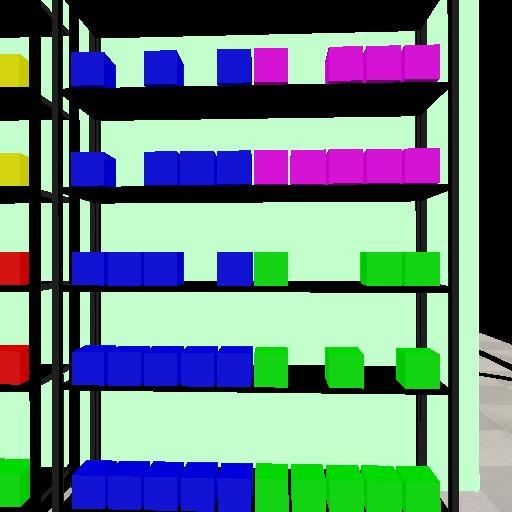
#> input picture processamento/Heyh.jpeg, 512 x 512 px
$ python rotina.py --image Heyh.jpeg   (Python 2 division)   (older library calls are emulated)
#> lines starting #> are read from the running program, lines starting #| are printed output that depends on the picture; after the words box and inside, x2 and y2 are one past the last pixel; in counts of white or black regions, pixels touching at a corner belong together
### processamento/DetetorDeForma.py
#pyimagesearch.com/2016/02/08/opencv-shape-detection
import cv2

class DetetorDeForma:
	def __init__(self):
		pass
	def detect(self,contorno):
		shape ="unknown"
		perimetro = cv2.arcLength(contorno,True)
		approx = cv2.approxPolyDP(contorno,0.005*perimetro,True)
		if len(approx) == 4:
			(x, y, w, h) = cv2.boundingRect(approx)
			ar = w / float(h)
			if(ar<0.95 or ar >= 1.05):
				shape = "rectangle"
			return shape

### processamento/DetetorDeColor.py
from scipy.spatial import distance as dist
from collections import OrderedDict
import numpy as np
import cv2

class DetetorDeColor:
	def __init__(self):
		colors = OrderedDict({
			"redProduct": (0, 0, 190),
			"darkBlueProduct": (190, 0, 0),
			"clearBlueProduct": (190, 190, 0),
			"yellowProduct": (0,190,190),
			"greenProduct" : (0,190,0),
			"purpleProduct":(190,0,190),
			"background":(190,255,190),
			"black":(0,0,0)})
		self.bgr = np.zeros((len(colors), 1, 3))
		self.colorNames = []
		for (i, (name, rgb)) in enumerate(colors.items()):
			self.bgr[i] = rgb
			self.colorNames.append(name)

	def find_color(self,block):
		self.count = np.zeros(len(self.colorNames))
		for x,y,z in block:
			minDist = (np.inf, None)
			for (i, row) in enumerate(self.bgr):
				d = (((row[0][0]-x))**2+((row[0][1]-y))**2+((row[0][2]-z))**2)
				if d < minDist[0]:
					minDist = (d, i)
			self.count[minDist[1]] = self.count[minDist[1]]+1
		return self.colorNames,self.count

### processamento/rotina.py
from DetetorDeForma import DetetorDeForma
from DetetorDeColor import DetetorDeColor
import argparse
import imutils
import cv2
import numpy as np
from matplotlib import pyplot as plt

ap = argparse.ArgumentParser()
ap.add_argument("-i","--image", required=True,
	help="Path to the input image")
args = vars(ap.parse_args())
image = cv2.imread(args["image"])
#> image is the input picture: shape (512, 512, 3); mean B, G, R 127, 132.4, 103.8
imageClone = np.array(image)
grayFull = cv2.cvtColor(image,cv2.COLOR_BGR2GRAY)
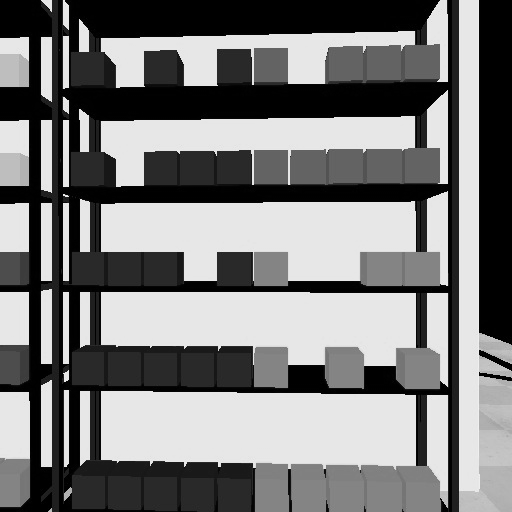
#> grayFull: shape (512, 512); min 0, max 244, mean 123.2
#Resize image
resized = imutils.resize(image,width=300)
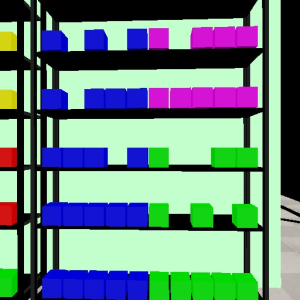
#> resized: shape (300, 300, 3); mean B, G, R 127, 132.4, 103.8
#and keep the ratio
ratio = image.shape[0]/float(resized.shape[0])
#> ratio = 1.71
#convert in gray blur and then treshold (?)
gray = cv2.cvtColor(resized,cv2.COLOR_BGR2GRAY)
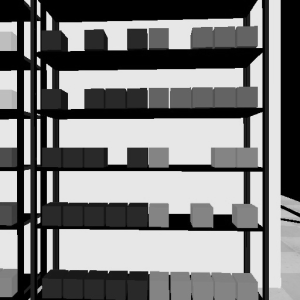
#> gray: shape (300, 300); min 0, max 235, mean 123.2
cv2.imshow("gray", gray)
cv2.waitKey(0)
blurred = cv2.GaussianBlur(gray, (5, 5), 0)
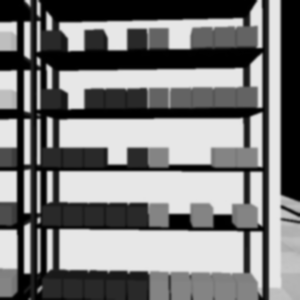
#> blurred: shape (300, 300); min 0, max 232, mean 123.2
cv2.imshow("blurred", blurred)
cv2.waitKey(0)
tresh = cv2.threshold(blurred, 20, 255, cv2.THRESH_BINARY)[1]
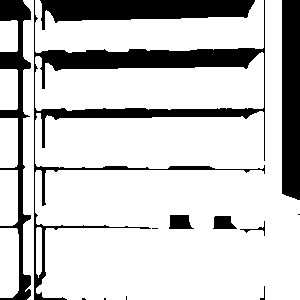
#> tresh: shape (300, 300); 79.3% white; 13 black regions (5 under 20 px)
cv2.imshow("Tresh", tresh)
cv2.waitKey(0)
cnts = cv2.findContours(tresh.copy(),cv2.RETR_EXTERNAL,
	cv2.CHAIN_APPROX_SIMPLE)
#> cnts = 10 contours; largest, box (x1, y1, x2, y2) and area: (35, 0, 300, 300) 46197, (35, 52, 264, 111) 9247, (35, 0, 264, 53) 7210, (23, 0, 34, 300) 2544, (0, 228, 19, 298) 1217
cnts = cnts[0] if imutils.is_cv2() else cnts[1]
df = DetetorDeForma()
grayFull[grayFull == 0] = 1
#> grayFull: shape (512, 512); 16.74% of pixels changed, all inside (x1, y1, x2, y2) = (0, 0, 512, 512)
rectangles = []
cv2.imshow("Image", imageClone)
cv2.waitKey(0)
for c in cnts:
	M = cv2.moments(c)
	if(M["m10"] != 0 and M["m00"] != 0 and M["m01"]!=0):
		cX = int((M["m10"] / M["m00"]) * ratio)
		cY = int((M["m01"] / M["m00"]) * ratio)
		shape = df.detect(c)
		c = c.astype("float")
		c *= ratio
		c = c.astype("int")
		x,y,w,h = cv2.boundingRect(c)
		if w > 250:
			cv2.drawContours(grayFull, [c], -1, 0, -1)
			cv2.drawContours(imageClone, [c], -1, (0,255,0), -1)
			pts = np.argwhere(grayFull == 0)
			grayFull[grayFull == 0] = 1
			rectangles.append((cX,cY,image[pts[:,0],pts[:,1]]))
			#cv2.putText(image, shape, (cX, cY), cv2.FONT_HERSHEY_SIMPLEX,
				#0.5, (255, 255, 255), 2)
			cv2.imshow("Image", imageClone)
			cv2.waitKey(0)
#> this loop made 10 passes
#> (cX, cY, perimetro in detect, x, y, w, h) on passes 1 to 10: (15, 447, 169.3, 0, 389, 31, 118), (65, 427, 105.9, 61, 387, 9, 86), (14, 336, 141.7, 0, 290, 30, 95), (14, 243, 130.8, 0, 201, 30, 85), (14, 151, 112.8, 0, 117, 30, 70), (258, 149, 651, 59, 88, 390, 100), (14, 61, 94.24, 0, 34, 30, 54), (291, 347, 2116.8, 59, 0, 452, 511), (258, 56, 641.1, 59, 0, 390, 89), (48, 251, 677.8, 39, 0, 18, 511)
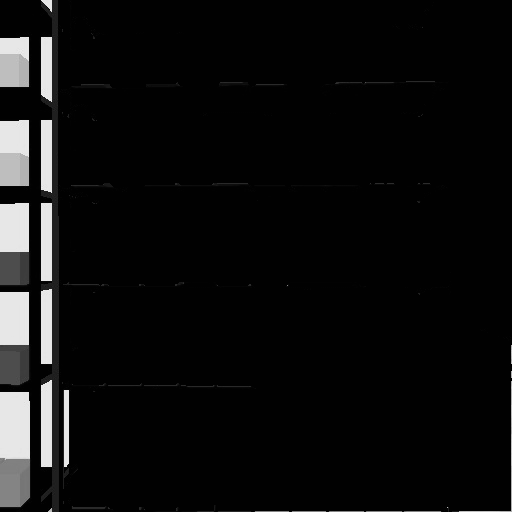
#> grayFull: shape (512, 512); min 1, max 238, mean 14
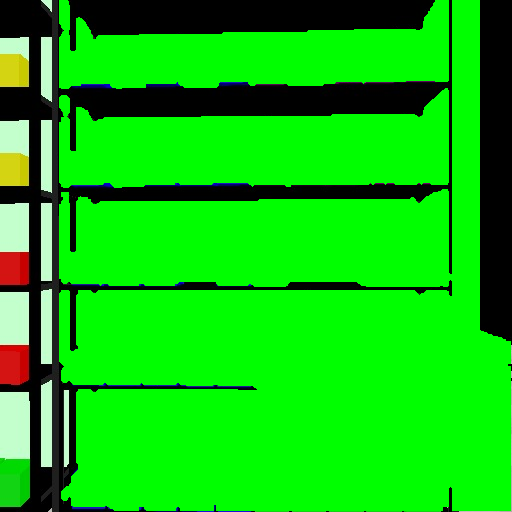
#> imageClone: shape (512, 512, 3); mean B, G, R 10.3, 194.3, 12.2
#> after the loop, rectangles = 3 items
cv2.imshow("Image", image)
cv2.waitKey(0)
rectangles.sort(key=lambda tup: tup[1])
dc = DetetorDeColor()
#limiares = [1400,1300,1450,1800,1800]
limiares = [1250,1300,1300,1600,1800]
for i,tupl in enumerate(rectangles):
	print "Platereira "+str(i)
	rect = tupl[2]
	names,counts = dc.find_color(rect)
	print "total : ",
	print rect.shape[0]
	for j in range(len(names)):
		if counts[j]>= 20:
			print names[j]+" : ",
			print int(counts[j]/limiares[i])+1
	print ""
#> this loop made 3 passes
#> counts on passes 1 to 3: [28, 3879, 0, 0, 0, 5243, 9966, 2328], [2, 5062, 0, 0, 0, 6356, 13288, 2740], [0, 20496, 0, 0, 16730, 0, 82427, 16564]
#> (printed output is left out)
cv2.waitKey(0)

$ run again, on processamento/toto.jpeg
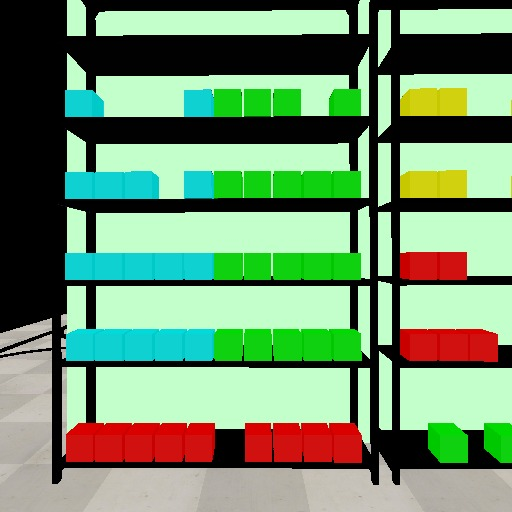
#> input picture processamento/toto.jpeg, 512 x 512 px
#> image is the input picture: shape (512, 512, 3); mean B, G, R 108.1, 143.8, 110.4
#> `tresh = cv2.threshold(blurred, 20, 255, cv2.THRESH_BINARY)[1]`:
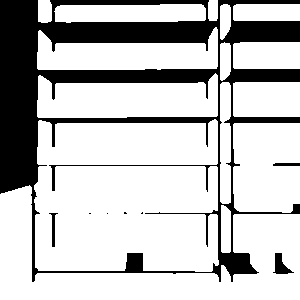
#> tresh: shape (300, 300); 75.4% white; 8 black regions (4 under 20 px)
#> cnts = 15 contours; largest, box (x1, y1, x2, y2) and area: (34, 119, 219, 272) 25338, (0, 185, 300, 300) 13776, (37, 73, 218, 118) 6032, (233, 123, 300, 213) 5594, (37, 27, 218, 70) 4756
#> the loop `for c in cnts:` made 15 passes
#> (cX, cY, shape, perimetro in detect, approx in detect, x, y, w) on pass 5: (454, 168, 'rectangle', 198.8, [[233, 83], [234, 116], [299, 116], [299, 82]], 397, 139, 114)
#> after the loop `for c in cnts:`:
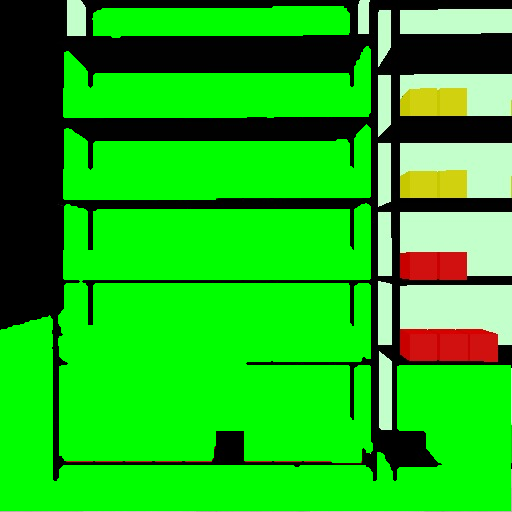
#> imageClone: shape (512, 512, 3); mean B, G, R 21.7, 181, 27.4
#> after the loop `for c in cnts:`: rectangles = 5 items
#> the loop `for i,tupl in enumerate(rectangles):` made 5 passes
#> counts on passes 1 to 5: [0, 0, 0, 0, 0, 0, 6103, 1170], [0, 0, 1791, 0, 3121, 0, 7765, 1581], [0, 3, 3367, 0, 3870, 0, 9044, 1707], [9896, 0, 8705, 0, 8467, 0, 41531, 6390], [0, 0, 0, 0, 2373, 0, 35015, 3714]
#> (printed output is left out)

$ run again, on processamento/contorno1.png
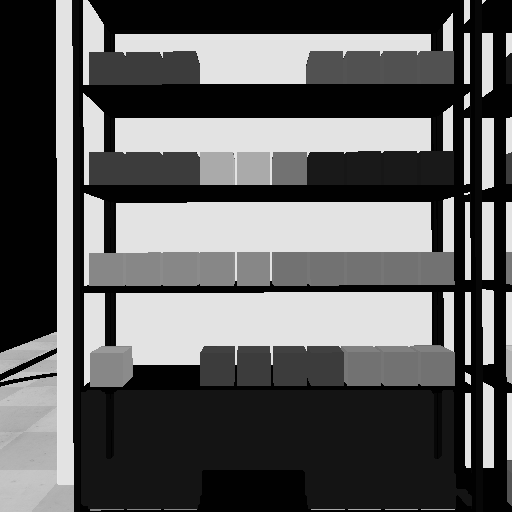
#> input picture processamento/contorno1.png, 512 x 512 px
#> image is the input picture: shape (512, 512, 3); min 1, max 231, mean 92.6
#> `tresh = cv2.threshold(blurred, 20, 255, cv2.THRESH_BINARY)[1]`:
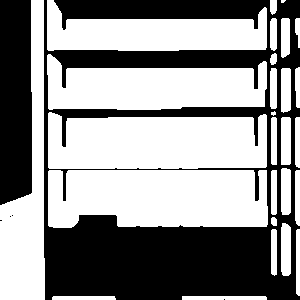
#> tresh: shape (300, 300); 57% white; 6 black regions (4 under 20 px)
#> cnts = 27 contours, 2 with area under 20; largest, box (x1, y1, x2, y2) and area: (48, 170, 268, 228) 11473, (48, 112, 267, 169) 10774, (47, 54, 267, 110) 8555, (47, 0, 267, 51) 6824, (0, 0, 45, 300) 6616
#> the loop `for c in cnts:` made 27 passes
#> (c, cX, cY, shape, perimetro in detect, approx in detect, x, y) on pass 24: ([[479, 0], [479, 3], [482, 3], [486, 0]], 482, 1, 'rectangle', 10.83, [[281, 2], [283, 2], [285, 0], [281, 0]], 479, 0)
#> after the loop `for c in cnts:`:
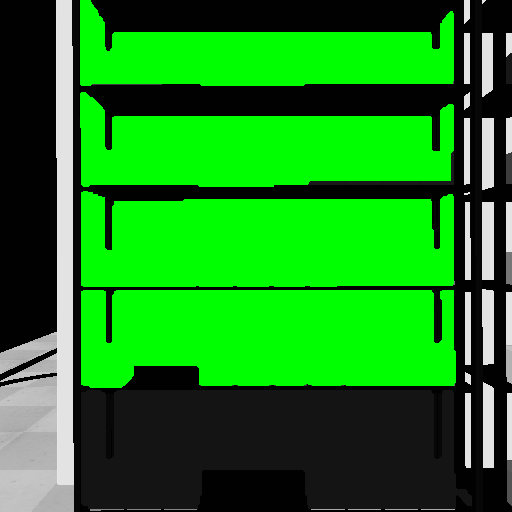
#> imageClone: shape (512, 512, 3); mean B, G, R 24.5, 132.9, 24.5
#> after the loop `for c in cnts:`: rectangles = 4 items
#> the loop `for i,tupl in enumerate(rectangles):` made 4 passes
#> counts on passes 1 to 4: [0, 0, 0, 0, 0, 0, 10457, 9816], [0, 0, 1148, 0, 0, 0, 14701, 9457], [0, 0, 6064, 0, 0, 0, 23752, 2182], [0, 0, 3835, 0, 0, 0, 22496, 7496]
#> (printed output is left out)

$ run again, on processamento/contorno2.png
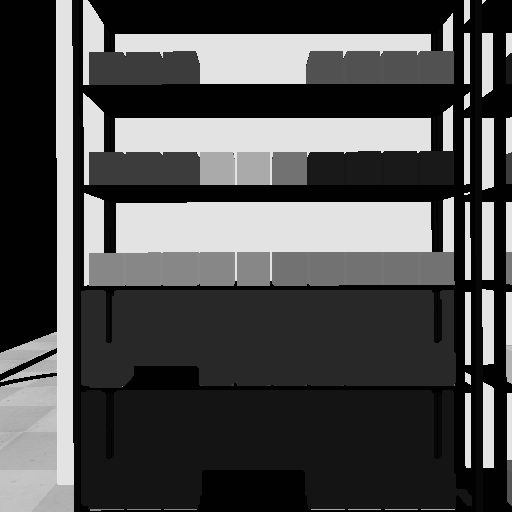
#> input picture processamento/contorno2.png, 512 x 512 px
#> image is the input picture: shape (512, 512, 3); min 1, max 231, mean 76.1
#> tresh: shape (300, 300); 56.8% white; 6 black regions (4 under 20 px)
#> cnts = 27 contours, 2 with area under 20; largest, box (x1, y1, x2, y2) and area: (47, 170, 267, 228) 11286, (48, 112, 267, 169) 10776, (47, 54, 267, 110) 8555, (47, 0, 267, 51) 6824, (0, 0, 45, 300) 6616
#> the loop `for c in cnts:` made 27 passes
#> (c, cX, cY, shape, perimetro in detect, approx in detect, x, y) on pass 24: ([[479, 0], [479, 3], [482, 3], [486, 0]], 482, 1, 'rectangle', 10.83, [[281, 2], [283, 2], [285, 0], [281, 0]], 479, 0)
#> after the loop `for c in cnts:`:
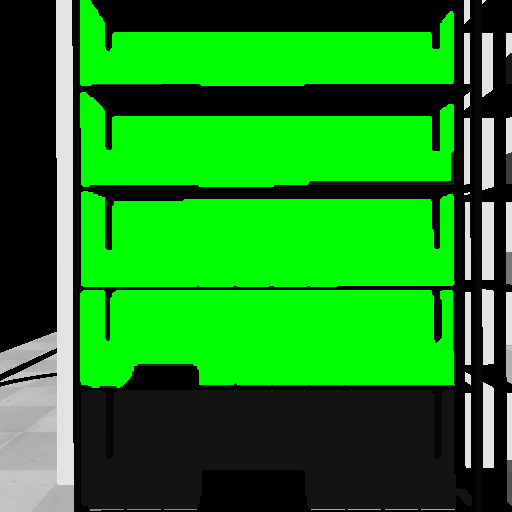
#> imageClone: shape (512, 512, 3); mean B, G, R 24.6, 132.6, 24.6
#> after the loop `for c in cnts:`: rectangles = 4 items
#> the loop `for i,tupl in enumerate(rectangles):` made 4 passes
#> counts on passes 1 to 4: [0, 0, 0, 0, 0, 0, 10457, 9816], [0, 0, 1148, 0, 0, 0, 14701, 9457], [0, 0, 6064, 0, 0, 0, 23752, 2185], [0, 0, 0, 0, 0, 0, 0, 33435]
#> (printed output is left out)
